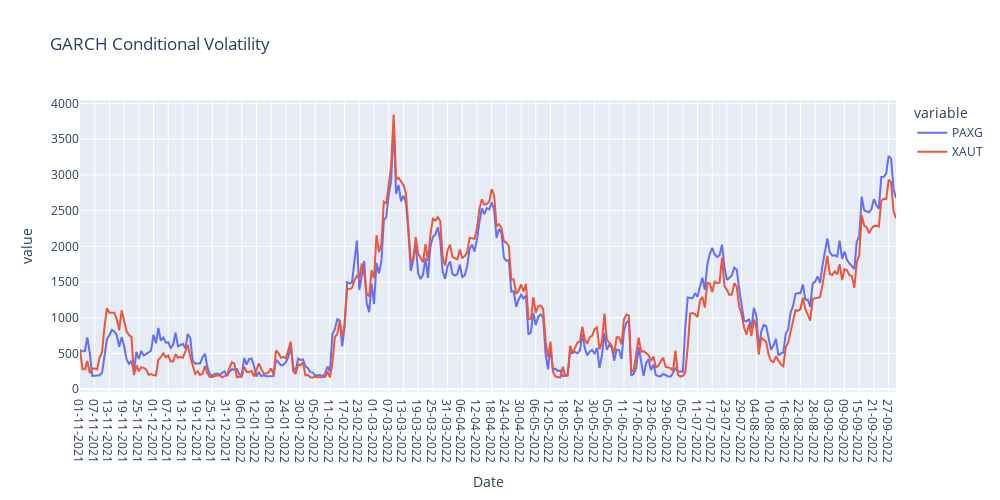

The cell this chart's notebook holds for it:
### Code cell
px.line(garch_vol_df[["PAXG","XAUT"]], title='GARCH Conditional Volatility', width=1000, height=500).show()

### Figure 1 — Plotly figure (JSON) as saved in the notebook; plotly's stock layout.template omitted (floating-point values rounded to 4 significant figures; data arrays with more than 128 entries replaced by an {"elided": "..."} marker saying what was removed)
{"data": [{"hovertemplate": "variable=PAXG<br>Date=%{x}<br>value=%{y}<extra></extra>", "legendgroup": "PAXG", "line": {"color": "#636efa", "dash": "solid"}, "marker": {"symbol": "circle"}, "mode": "lines", "name": "PAXG", "orientation": "v", "showlegend": true, "type": "scatter", "x": {"elided": "334 str values"}, "xaxis": "x", "y": {"elided": "334 float values"}, "yaxis": "y"}, {"hovertemplate": "variable=XAUT<br>Date=%{x}<br>value=%{y}<extra></extra>", "legendgroup": "XAUT", "line": {"color": "#EF553B", "dash": "solid"}, "marker": {"symbol": "circle"}, "mode": "lines", "name": "XAUT", "orientation": "v", "showlegend": true, "type": "scatter", "x": {"elided": "334 str values"}, "xaxis": "x", "y": {"elided": "334 float values"}, "yaxis": "y"}], "layout": {"height": 500, "legend": {"title": {"text": "variable"}, "tracegroupgap": 0}, "title": {"text": "GARCH Conditional Volatility"}, "width": 1000, "xaxis": {"anchor": "y", "domain": [0, 1], "title": {"text": "Date"}}, "yaxis": {"anchor": "x", "domain": [0, 1], "title": {"text": "value"}}}}
